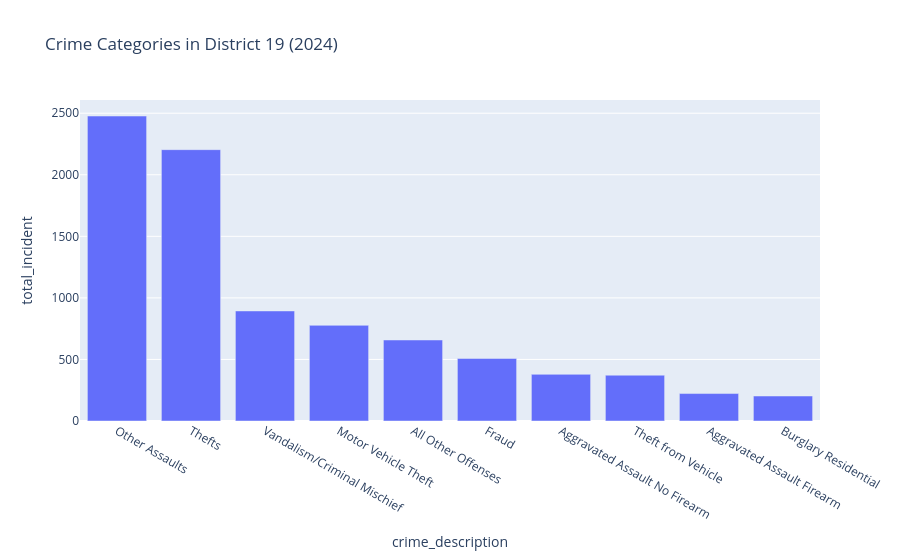

Source (notebook cell):
### Code cell
import plotly.express as px

fig = px.bar(
    dice_result.head(10),
    x="crime_description",
    y="total_incident",
    title="Crime Categories in District 19 (2024)"
)

fig.show()

### Figure 1 — Plotly figure (JSON) as saved in the notebook; plotly's stock layout.template omitted (floating-point values rounded to 4 significant figures)
{"data": [{"hovertemplate": "crime_description=%{x}<br>total_incident=%{y}<extra></extra>", "legendgroup": "", "marker": {"color": "#636efa", "pattern": {"shape": ""}}, "name": "", "orientation": "v", "showlegend": false, "textposition": "auto", "type": "bar", "x": ["Other Assaults", "Thefts", "Vandalism/Criminal Mischief", "Motor Vehicle Theft", "All Other Offenses", "Fraud", "Aggravated Assault No Firearm", "Theft from Vehicle", "Aggravated Assault Firearm", "Burglary Residential"], "xaxis": "x", "y": [2477, 2204, 894, 777, 658, 508, 379, 372, 223, 203], "yaxis": "y"}], "layout": {"barmode": "relative", "legend": {"tracegroupgap": 0}, "title": {"text": "Crime Categories in District 19 (2024)"}, "xaxis": {"anchor": "y", "domain": [0, 1], "title": {"text": "crime_description"}}, "yaxis": {"anchor": "x", "domain": [0, 1], "title": {"text": "total_incident"}}}}
